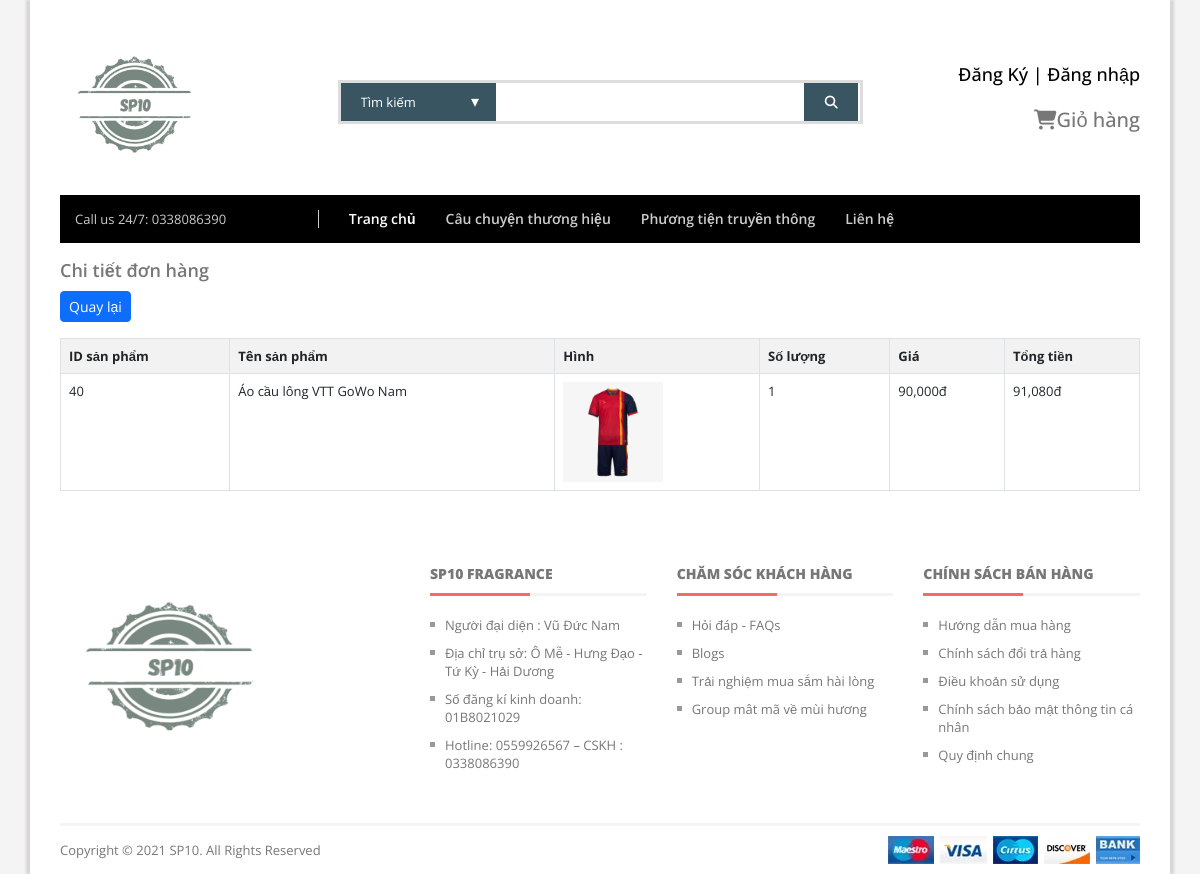
Page /nam/page/ctdonhang.php?id=29 on the committed database.
### tables this page shows
CREATE TABLE `bill` (
  `id` int NOT NULL,
  `idtk` varchar(999) DEFAULT NULL,
  `billname` varchar(255) NOT NULL,
  `billdiachi` text NOT NULL,
  `billsdt` varchar(50) NOT NULL,
  `billemail` varchar(255) NOT NULL,
  `billpttt` text COMMENT '1.Thanh toán trực tiếp 2.Chuyển khoản 3.Thanh toán online',
  `ngaydathang` varchar(999) DEFAULT NULL,
  `total` int NOT NULL DEFAULT '0',
  `billstatus` tinyint(1) DEFAULT '0' COMMENT '0.Đơn hàng mới 1.Đang sử lý 2.Đang giao hàng 3.Đã giao hàng',
  `id_pro` text,
  `amount` varchar(255) DEFAULT NULL,
  `receiven_sdt` varchar(50) DEFAULT NULL
);

CREATE TABLE `sanpham` (
  `id` int NOT NULL,
  `tensp` varchar(255) NOT NULL,
  `gia` double(10,2) DEFAULT '0.00',
  `image` varchar(255) DEFAULT NULL,
  `soLuong` int NOT NULL,
  `mota` text,
  `luotxem` int DEFAULT '0',
  `iddanhmuc` int NOT NULL
);

### nam/include/pdo.php (called while the page is built, shortened)
<?php
function pdo_get_connection(){
    $dburl = "mysql:host=localhost;dbname=duan1;charset=utf8";
    $username = 'root';
    $password = '';
    $conn = new PDO($dburl, $username, $password);
    $conn->setAttribute(PDO::ATTR_ERRMODE, PDO::ERRMODE_EXCEPTION);
    return $conn;
}
function pdo_query($sql){
    $sql_args = array_slice(func_get_args(), 1);
    try{
        $conn = pdo_get_connection();
        $stmt = $conn->prepare($sql);
        $stmt->execute($sql_args);
        $rows = $stmt->fetchAll();
        return $rows;
    }
    catch(PDOException $e){
        throw $e;
    }
    finally{
        unset($conn);
    }
}
function pdo_query_one($sql){
    $sql_args = array_slice(func_get_args(), 1);
    try{
        $conn = pdo_get_connection();
        $stmt = $conn->prepare($sql);
        $stmt->execute($sql_args);
        $row = $stmt->fetch(PDO::FETCH_ASSOC);
        return $row;
    }
    catch(PDOException $e){
        throw $e;
    }
    finally{
        unset($conn);
    }
}

### nam/page/ctdonhang.php (the view, shortened to what this page needs)
<?php
 require ("../include/head.php");
 require ('../include/header.php');
?>
<div class="main-content">
    <div class="page-content">
        <div class="container-fluid">
            <div class="row mb-3 pb-1">
                <div class="col-md-12">
                    <div class="fromtitle">
                        <h4>Chi tiết đơn hàng</h4>
                    </div>
                    <a href="/duan1/nam/page/lichsumua.php"  class="btn btn-primary btn-sm mb-3">Quay lại</a>
                    <div class="fromcontent">
                        <div class="table-responsive dt-responsive">
                            <div class="dataTables_wrapper dt-bootstrap5">
                                <table id="dom-jqry" class="table table-striped table-bordered nowrap dataTable">
                                    <tr>
                                        <th>ID sản phẩm</th>
                                        <th>Tên sản phẩm</th>
                                        <th>Hình</th>
                                        <th>Số lượng</th>
                                        <th>Giá</th>
                                        <th>Tổng tiền</th>
                                    </tr>
                    <?php
                    foreach (pdo_query("SELECT * FROM `bill` WHERE `id` = '".$_GET['id']."' ") as $ctdonhang) {
                    extract($ctdonhang); ?>
                    <tr>
                    <td><?=$id_pro;?></td>
                    <td><?=pdo_query_one("SELECT * FROM `sanpham` WHERE `id` = '".$id_pro."' ")['tensp'];?></td>
                    <td><img src="../../upload/<?=pdo_query_one("SELECT * FROM `sanpham` WHERE `id` = '".$id_pro."' ")['image']?>" style="width: 100px"></td>
                    <td><?=$amount;?></td>
                    <td><?=number_format(pdo_query_one("SELECT * FROM `sanpham` WHERE `id` = '".$id_pro."' ")['gia']);?>đ</td>
                    <td><?=number_format($total);?>đ</td>
                    </tr>
                    <?php }
                    ?>
                                </table>
                            </div>
                        </div>
                    </div>
                </div>
            </div>
        </div>
        <?php require ('../include/footer.php');
 ?>

### rows in the picture
bill: id_pro "40", id_pro.tensp "Áo cầu lông VTT GoWo Nam", id_pro.image (picture), amount "1", id_pro.gia "90,000", total "91,080"
